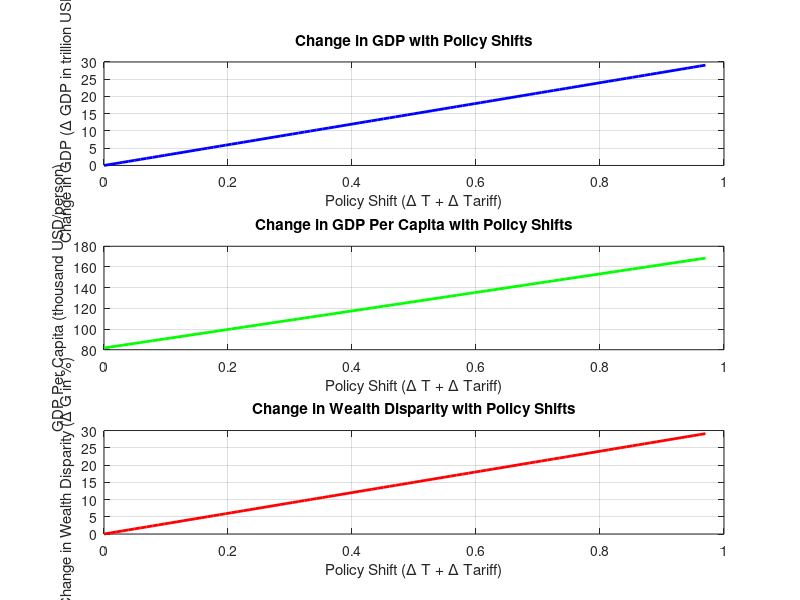

Here is the MATLAB script that generated this plot:
%% Parameters
% Economic Data (2023)
GDP_current = 27.36; % Current GDP in trillion USD
population = 0.3349; % Population in billion (334.9 million)
GDP_pc_current = 81.695; % Current GDP per capita in thousand USD/person
wealth_top10_current = 60; % Wealth held by top 10% (in %)

% Government Spending and Economic Shares (2023)
beta_C = 0.6817; % Consumption as share of GDP (68.17%)
beta_I = 0.207;  % Investment as share of GDP (20.7%)
beta_G = 0.207;  % Government spending as share of GDP (20.7%)

% Policy Changes
tax_rate = 0.22; % Average income tax rate (22%)
tariff_increase = 0.75; % Tariff increase from 25% to 100%

% Elasticity Parameters
GDP_elasticity = beta_C + beta_I + beta_G;
wealth_elasticity = 0.4 + 0.1; 

%% Calculations

% Change in GDP (Delta GDP)
Delta_GDP = GDP_elasticity * (tax_rate + tariff_increase) * GDP_current;
GDP_new = GDP_current + Delta_GDP;

% GDP Per Capita (New GDP per capita)
GDP_pc_new = GDP_new / population;

% Change in Wealth Disparity (Delta G)
Delta_G = wealth_elasticity * (tax_rate + tariff_increase) * wealth_top10_current;
wealth_top10_new = wealth_top10_current + Delta_G;

%% Display Results
disp('--- Results ---');
fprintf('Change in GDP: %.2f trillion USD\n', Delta_GDP);
fprintf('New GDP: %.2f trillion USD\n', GDP_new);
fprintf('New GDP Per Capita: %.2f thousand USD/person\n', GDP_pc_new);
fprintf('Change in Wealth Disparity: %.2f%%\n', Delta_G);
fprintf('New Wealth Disparity: %.2f%% (Wealth held by top 10%%)\n', wealth_top10_new);

%% Visualization

% Change in GDP, GDP Per Capita, and Wealth Disparity over policy shifts
policy_shift = linspace(0, tax_rate + tariff_increase, 100); 
Delta_GDP_values = GDP_elasticity * policy_shift * GDP_current;
GDP_pc_values = (GDP_current + Delta_GDP_values) / population; 
Delta_G_values = wealth_elasticity * policy_shift * wealth_top10_current;

% Plot results
figure;

% Plot Change in GDP
subplot(3, 1, 1);
plot(policy_shift, Delta_GDP_values, 'b', 'LineWidth', 2);
title('Change in GDP with Policy Shifts');
xlabel('Policy Shift (\Delta T + \Delta Tariff)', 'Interpreter', 'tex');
ylabel('Change in GDP (\Delta GDP in trillion USD)', 'Interpreter', 'tex');
grid on;

% Plot Change in GDP Per Capita
subplot(3, 1, 2);
plot(policy_shift, GDP_pc_values, 'g', 'LineWidth', 2);
title('Change in GDP Per Capita with Policy Shifts');
xlabel('Policy Shift (\Delta T + \Delta Tariff)', 'Interpreter', 'tex');
ylabel('GDP Per Capita (thousand USD/person)', 'Interpreter', 'tex'); 
grid on;

% Plot Change in Wealth Disparity
subplot(3, 1, 3);
plot(policy_shift, Delta_G_values, 'r', 'LineWidth', 2);
title('Change in Wealth Disparity with Policy Shifts');
xlabel('Policy Shift (\Delta T + \Delta Tariff)', 'Interpreter', 'tex');
ylabel('Change in Wealth Disparity (\Delta G in %)', 'Interpreter', 'tex');
grid on;
